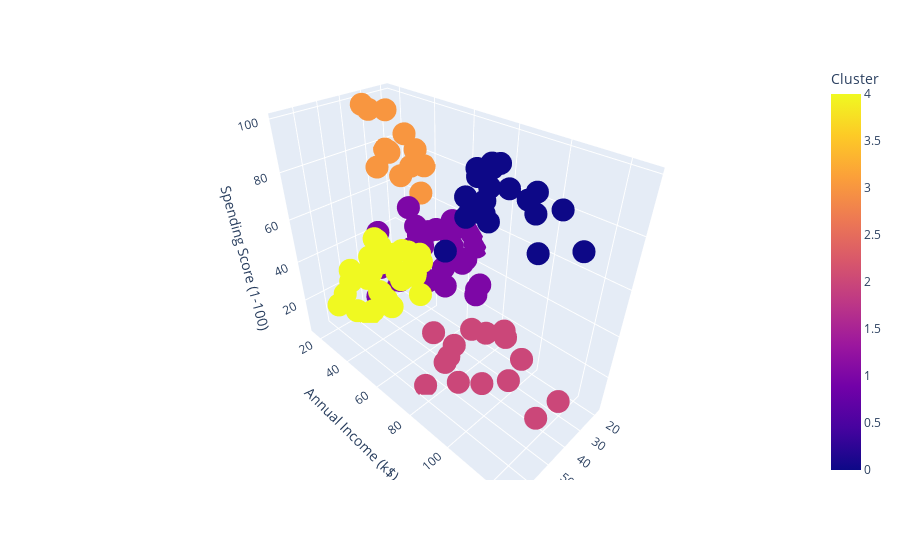

Notebook source saved alongside this figure:
### Code cell
fig_female = px.scatter_3d(clustered_data_female, x='Age', y='Annual Income (k$)', z='Spending Score (1-100)',
              color='Cluster')
fig_female.show()

### Figure 1 — Plotly figure (JSON) as saved in the notebook; plotly's stock layout.template omitted (floating-point values rounded to 4 significant figures)
{"data": [{"hovertemplate": "Age=%{x}<br>Annual Income (k$)=%{y}<br>Spending Score (1-100)=%{z}<br>Cluster=%{marker.color}<extra></extra>", "legendgroup": "", "marker": {"color": [1, 3, 1, 3, 1, 3, 3, 3, 4, 3, 1, 3, 4, 4, 4, 1, 3, 3, 4, 3, 4, 3, 1, 3, 4, 1, 4, 3, 4, 1, 1, 1, 4, 1, 4, 4, 1, 4, 4, 4, 4, 1, 4, 4, 4, 4, 1, 4, 4, 1, 4, 1, 1, 4, 4, 1, 1, 4, 1, 1, 4, 1, 4, 1, 1, 1, 1, 4, 4, 4, 4, 1, 0, 1, 0, 1, 0, 0, 2, 0, 2, 1, 0, 0, 2, 2, 0, 2, 0, 0, 0, 2, 0, 0, 0, 0, 2, 2, 0, 2, 0, 0, 2, 2, 2, 0, 2, 0, 0, 2, 0, 2], "coloraxis": "coloraxis", "symbol": "circle"}, "mode": "markers", "name": "", "scene": "scene", "showlegend": false, "type": "scatter3d", "x": [20, 23, 31, 22, 35, 23, 30, 35, 58, 24, 35, 35, 46, 54, 45, 40, 23, 21, 49, 21, 42, 30, 36, 20, 65, 31, 49, 24, 50, 27, 29, 31, 49, 31, 50, 51, 27, 67, 54, 43, 68, 32, 47, 60, 60, 45, 23, 49, 46, 21, 55, 22, 34, 50, 68, 40, 32, 47, 27, 23, 49, 21, 66, 19, 38, 18, 19, 63, 49, 51, 50, 38, 40, 23, 31, 25, 31, 29, 44, 35, 57, 28, 32, 32, 34, 44, 38, 47, 27, 30, 30, 56, 29, 31, 36, 33, 36, 52, 30, 37, 32, 29, 41, 54, 41, 36, 34, 32, 38, 47, 35, 45], "y": [16, 16, 17, 17, 18, 18, 19, 19, 20, 20, 21, 23, 25, 28, 28, 29, 29, 30, 33, 33, 34, 34, 37, 37, 38, 39, 39, 39, 40, 40, 40, 40, 42, 43, 43, 44, 46, 47, 47, 48, 48, 48, 49, 50, 50, 54, 54, 54, 54, 54, 57, 57, 58, 58, 59, 60, 60, 60, 60, 62, 62, 62, 63, 63, 64, 65, 65, 65, 65, 67, 67, 67, 69, 70, 70, 72, 72, 73, 73, 74, 75, 76, 76, 77, 78, 78, 78, 78, 78, 78, 78, 79, 79, 81, 85, 86, 87, 88, 88, 97, 97, 98, 99, 101, 103, 103, 103, 103, 113, 120, 120, 126], "z": [6, 77, 40, 76, 6, 94, 72, 99, 15, 77, 35, 98, 5, 14, 32, 31, 87, 73, 14, 81, 17, 73, 26, 75, 35, 61, 28, 65, 55, 47, 42, 42, 52, 54, 45, 50, 51, 52, 59, 50, 48, 47, 42, 49, 56, 53, 52, 42, 44, 57, 58, 55, 60, 46, 55, 40, 42, 47, 50, 41, 48, 42, 50, 54, 42, 48, 50, 43, 59, 43, 57, 40, 58, 29, 77, 34, 71, 88, 7, 72, 5, 40, 87, 74, 22, 20, 76, 16, 89, 78, 73, 35, 83, 93, 75, 95, 27, 13, 86, 32, 86, 88, 39, 24, 17, 85, 23, 69, 91, 16, 79, 28]}], "layout": {"coloraxis": {"colorbar": {"title": {"text": "Cluster"}}, "colorscale": [[0, "#0d0887"], [0.1111, "#46039f"], [0.2222, "#7201a8"], [0.3333, "#9c179e"], [0.4444, "#bd3786"], [0.5556, "#d8576b"], [0.6667, "#ed7953"], [0.7778, "#fb9f3a"], [0.8889, "#fdca26"], [1, "#f0f921"]]}, "legend": {"tracegroupgap": 0}, "margin": {"t": 60}, "scene": {"domain": {"x": [0, 1], "y": [0, 1]}, "xaxis": {"title": {"text": "Age"}}, "yaxis": {"title": {"text": "Annual Income (k$)"}}, "zaxis": {"title": {"text": "Spending Score (1-100)"}}}}}
